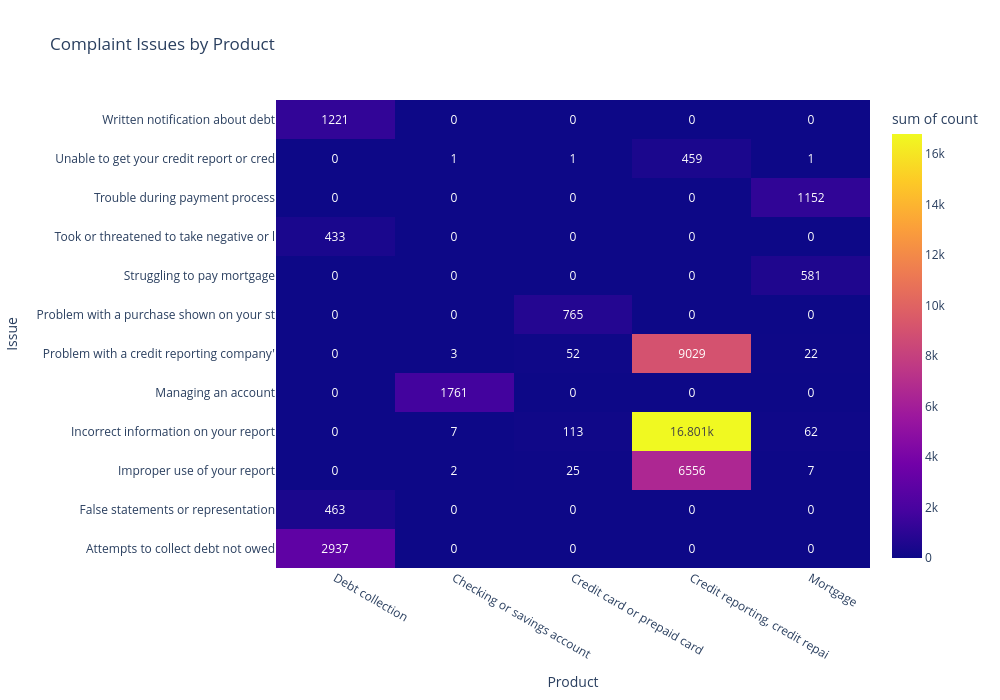

The notebook cell saved with this chart:
### Code cell
import plotly.express as px

# Top categories only
top_products = (
    df_working["Product"]
    .value_counts()
    .head(6)
    .index
)

top_issues = (
    df_working["Issue"]
    .value_counts()
    .head(12)
    .index
)

# Filter
heatmap_data = df_working[
    df_working["Product"].isin(top_products) &
    df_working["Issue"].isin(top_issues)
]

# Aggregate
heatmap_data = (
    heatmap_data.groupby(["Issue", "Product"])
    .size()
    .reset_index(name="count")
)

# Shorten long labels
heatmap_data["Issue"] = (
    heatmap_data["Issue"]
    .str.slice(0, 40)
)

heatmap_data["Product"] = (
    heatmap_data["Product"]
    .str.slice(0, 30)
)

# Plot
fig = px.density_heatmap(
    heatmap_data,
    x="Product",
    y="Issue",
    z="count",
    text_auto=True,
    title="Complaint Issues by Product"
)

fig.update_layout(
    width=1000,
    height=700,
    xaxis_title="Product",
    yaxis_title="Issue",
    font=dict(size=12)
)

fig.update_xaxes(tickangle=30)

fig.show()

### Figure 1 — Plotly figure (JSON) as saved in the notebook; plotly's stock layout.template omitted (floating-point values rounded to 4 significant figures)
{"data": [{"coloraxis": "coloraxis", "histfunc": "sum", "hovertemplate": "Product=%{x}<br>Issue=%{y}<br>sum of count=%{z}<extra></extra>", "name": "", "texttemplate": "%{z}", "type": "histogram2d", "x": ["Debt collection", "Debt collection", "Checking or savings account", "Credit card or prepaid card", "Credit reporting, credit repai", "Mortgage", "Checking or savings account", "Credit card or prepaid card", "Credit reporting, credit repai", "Mortgage", "Checking or savings account", "Checking or savings account", "Credit card or prepaid card", "Credit reporting, credit repai", "Mortgage", "Credit card or prepaid card", "Mortgage", "Debt collection", "Mortgage", "Checking or savings account", "Credit card or prepaid card", "Credit reporting, credit repai", "Mortgage", "Debt collection"], "xaxis": "x", "xbingroup": "x", "y": ["Attempts to collect debt not owed", "False statements or representation", "Improper use of your report", "Improper use of your report", "Improper use of your report", "Improper use of your report", "Incorrect information on your report", "Incorrect information on your report", "Incorrect information on your report", "Incorrect information on your report", "Managing an account", "Problem with a credit reporting company'", "Problem with a credit reporting company'", "Problem with a credit reporting company'", "Problem with a credit reporting company'", "Problem with a purchase shown on your st", "Struggling to pay mortgage", "Took or threatened to take negative or l", "Trouble during payment process", "Unable to get your credit report or cred", "Unable to get your credit report or cred", "Unable to get your credit report or cred", "Unable to get your credit report or cred", "Written notification about debt"], "yaxis": "y", "ybingroup": "y", "z": [2937, 463, 2, 25, 6556, 7, 7, 113, 16801, 62, 1761, 3, 52, 9029, 22, 765, 581, 433, 1152, 1, 1, 459, 1, 1221]}], "layout": {"coloraxis": {"colorbar": {"title": {"text": "sum of count"}}, "colorscale": [[0, "#0d0887"], [0.1111, "#46039f"], [0.2222, "#7201a8"], [0.3333, "#9c179e"], [0.4444, "#bd3786"], [0.5556, "#d8576b"], [0.6667, "#ed7953"], [0.7778, "#fb9f3a"], [0.8889, "#fdca26"], [1, "#f0f921"]]}, "font": {"size": 12}, "height": 700, "legend": {"tracegroupgap": 0}, "title": {"text": "Complaint Issues by Product"}, "width": 1000, "xaxis": {"anchor": "y", "domain": [0, 1], "tickangle": 30, "title": {"text": "Product"}}, "yaxis": {"anchor": "x", "domain": [0, 1], "title": {"text": "Issue"}}}}
